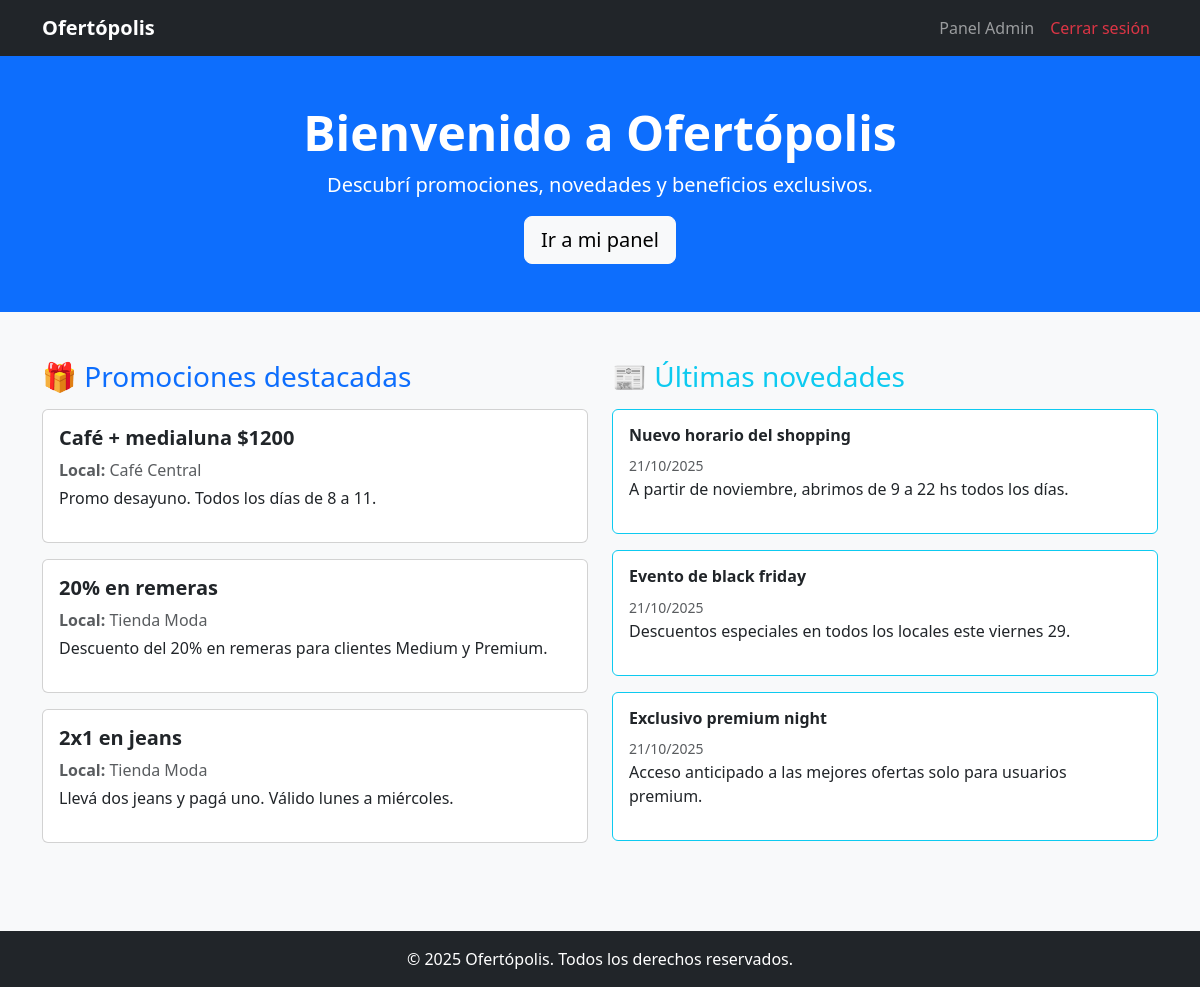
/ (signed in), run on the app's committed database.
### tables this page shows
CREATE TABLE promociones (
  id INT AUTO_INCREMENT PRIMARY KEY,
  id_local INT,
  titulo VARCHAR(150),
  descripcion TEXT,
  fecha_inicio DATE,
  fecha_fin DATE,
  dias_vigencia VARCHAR(100),
  categoria_minima ENUM('inicial','medium','premium'),
  estado ENUM('pendiente','aprobada','rechazada') DEFAULT 'pendiente',
  FOREIGN KEY (id_local) REFERENCES locales(id) ON DELETE CASCADE
);

CREATE TABLE locales (
  id INT AUTO_INCREMENT PRIMARY KEY,
  nombre VARCHAR(100) NOT NULL,
  rubro VARCHAR(100),
  codigo VARCHAR(10) UNIQUE,
  id_duenio INT,
  FOREIGN KEY (id_duenio) REFERENCES usuarios(id) ON DELETE SET NULL
);

CREATE TABLE novedades (
  id INT AUTO_INCREMENT PRIMARY KEY,
  titulo VARCHAR(150),
  contenido TEXT,
  categoria_destino ENUM('inicial','medium','premium'),
  fecha_publicacion TIMESTAMP DEFAULT CURRENT_TIMESTAMP,
  fecha_vencimiento DATE
);

### includes/promociones_publicas.php (the view)
<h3 class="text-primary mb-3">🎁 Promociones destacadas</h3>
<?php
$promos = $conn->query("SELECT p.titulo, p.descripcion, l.nombre AS local
                        FROM promociones p
                        JOIN locales l ON p.id_local = l.id
                        WHERE p.estado='aprobada'
                        ORDER BY p.id DESC LIMIT 5");
if ($promos && $promos->num_rows > 0):
  while($p = $promos->fetch_assoc()):
?>
  <div class="card mb-3">
    <div class="card-body">
      <h5 class="fw-bold text-dark"><?= htmlspecialchars($p['titulo']) ?></h5>
      <p class="text-muted mb-1"><strong>Local:</strong> <?= htmlspecialchars($p['local']) ?></p>
      <p><?= htmlspecialchars($p['descripcion']) ?></p>
    </div>
  </div>
<?php endwhile; else: ?>
  <p>No hay promociones disponibles por el momento.</p>
<?php endif; ?>

### includes/novedades_publicas.php
<h3 class="text-info mb-3">📰 Últimas novedades</h3>
<?php
$novedades = $conn->query("SELECT titulo, contenido, fecha_publicacion FROM novedades ORDER BY fecha_publicacion DESC LIMIT 5");
if ($novedades && $novedades->num_rows > 0):
  while($n = $novedades->fetch_assoc()):
?>
  <div class="card mb-3 border-info">
    <div class="card-body">
      <h6 class="fw-bold"><?= htmlspecialchars($n['titulo']) ?></h6>
      <small class="text-muted"><?= date("d/m/Y", strtotime($n['fecha_publicacion'])) ?></small>
      <p><?= htmlspecialchars($n['contenido']) ?></p>
    </div>
  </div>
<?php endwhile; else: ?>
  <p>No hay novedades publicadas aún.</p>
<?php endif; ?>

### data on the page
promociones: titulo "Café + medialuna $1200", id_local.nombre "Café Central", descripcion "Promo desayuno. Todos los días de 8 a 11."
promociones: titulo "20% en remeras", id_local.nombre "Tienda Moda", descripcion "Descuento del 20% en remeras para clientes Medium y Premium."
promociones: titulo "2x1 en jeans", id_local.nombre "Tienda Moda", descripcion "Llevá dos jeans y pagá uno. Válido lunes a miércoles."
novedades: titulo "Nuevo horario del shopping", fecha_publicacion "21/10/2025", contenido "A partir de noviembre, abrimos de 9 a 22 hs todos los días."
novedades: titulo "Evento de black friday", fecha_publicacion "21/10/2025", contenido "Descuentos especiales en todos los locales este viernes 29."
novedades: titulo "Exclusivo premium night", fecha_publicacion "21/10/2025", contenido "Acceso anticipado a las mejores ofertas solo para usuarios premium."
